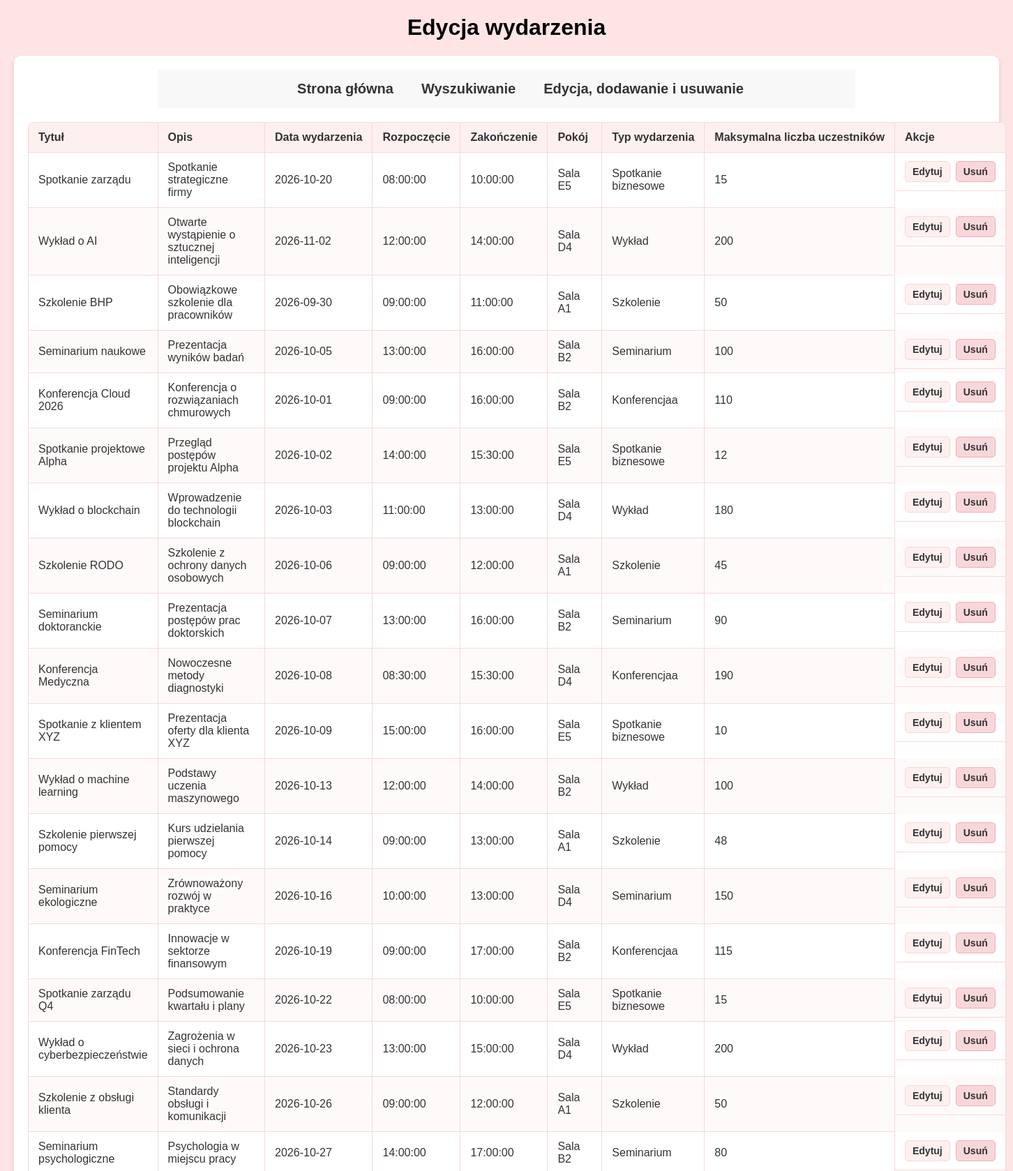
Screenshot of /events/edit.php (upper part) with the database file from the repository.
### tables this page shows
CREATE TABLE `events` (
  `id` int(11) NOT NULL,
  `title` varchar(255) NOT NULL,
  `description` varchar(255) NOT NULL,
  `event_date` date NOT NULL,
  `start_time` time NOT NULL,
  `end_time` time NOT NULL,
  `room_id` int(11) NOT NULL,
  `event_type_id` int(11) NOT NULL,
  `max_participants` int(11) NOT NULL
);

CREATE TABLE `rooms` (
  `id` int(11) NOT NULL,
  `name` varchar(255) NOT NULL,
  `capacity` int(11) NOT NULL,
  `location` varchar(255) NOT NULL
);

CREATE TABLE `event_types` (
  `id` int(11) NOT NULL,
  `name` varchar(255) DEFAULT NULL
);

### events/edit.php (the view, shortened to what this page needs)
<?php
$conn = connectDB();
function wyswietlanie($conn) {
    $sql = "select e.id,e.title,e.description,e.event_date,e.start_time,e.end_time,r.name as room,et.name as event_type,e.max_participants from events as e
join rooms as r on e.room_id=r.id
join event_types as et on e.event_type_id=et.id;";
    $result=mysqli_query($conn, $sql);
    if(mysqli_num_rows($result) > 0) {
        while($row = mysqli_fetch_assoc($result)) {
            echo "<tr>";
            echo "<td>" . htmlspecialchars($row["title"], ENT_QUOTES, "UTF-8") . "</td>";
            echo "<td>" . htmlspecialchars($row["description"], ENT_QUOTES, "UTF-8") . "</td>";
            echo "<td>" . htmlspecialchars($row["event_date"], ENT_QUOTES, "UTF-8") . "</td>";
            echo "<td>" . htmlspecialchars($row["start_time"], ENT_QUOTES, "UTF-8") . "</td>";
            echo "<td>" . htmlspecialchars($row["end_time"], ENT_QUOTES, "UTF-8") . "</td>";
            echo "<td>" . htmlspecialchars($row["room"], ENT_QUOTES, "UTF-8") . "</td>";
            echo "<td>" . htmlspecialchars($row["event_type"], ENT_QUOTES, "UTF-8") . "</td>";
            echo "<td>" . htmlspecialchars($row["max_participants"], ENT_QUOTES, "UTF-8") . "</td>";
            echo '<td class="event-actions"><a class="table-action table-action-edit" href="edit_event.php?id=' . (int)$row["id"] . '">Edytuj</a><a class="table-action table-action-delete" href="delete.php?id=' . (int)$row["id"] . '">Usuń</a></td>';
            echo "</tr>";
        }
    } else {
        echo "<tr><td colspan='9'>Brak wydarzeń do wyświetlenia</td></tr>";
    }}
?>
<!DOCTYPE html>
<html lang="pl">
<head>
    <link rel="stylesheet" href="../style.css">
</head>
<body>
    <h1>Edycja wydarzenia</h1>
    <main>
        <header>
            <nav>
                <ul>
                    <li><a href="../index.php">Strona główna</a></li>
                    <li><a href="../search.php">Wyszukiwanie</a></li>
                    <li><a href="../edit_add_delete.php">Edycja, dodawanie i usuwanie</a></li>
                </ul>
            </nav>
        </header>
       <table class="events-table">
    <thead>
        <tr>
            <th scope="col">Tytuł</th>
            <th scope="col">Opis</th>
            <th scope="col">Data wydarzenia</th>
            <th scope="col">Rozpoczęcie</th>
            <th scope="col">Zakończenie</th>
            <th scope="col">Pokój</th>
            <th scope="col">Typ wydarzenia</th>
            <th scope="col">Maksymalna liczba uczestników</th>
            <th scope="col">Akcje</th>
        </tr>
    </thead>
    <tbody>
        <?php wyswietlanie($conn); ?>
    </tbody>
</table>
    </main>
</body>
</html>

### style.css (style rules this page uses)
* { font-family: Arial, sans-serif; }
body { background-color: #fee4e4; margin: 0; padding: 0; }
main { background-color: #fff; border-radius: 10px; padding: 20px; box-shadow: 0 4px 8px rgba(0, 0, 0, 0.1); width: min(1440px, calc(100% - 40px)); box-sizing: border-box; margin: auto; }
header { background-color: #f8f8f8; width: min(1000px, 100%); display: flex; justify-content: center; margin: 0 auto; }
ul { display: flex; justify-content: center; }
ul li { list-style-type: none; }
ul li a { text-decoration: none; color: #333; font-weight: bold; font-size: 20px; padding: 10px 20px; border-radius: 5px; }
h1,h3 { text-align: center; }
.events-table { width: 100%; border-collapse: separate; border-spacing: 0; margin-top: 20px; border: 1px solid #f3dada; border-radius: 8px; overflow: hidden; color: #333; font-size: 16px; background-color: #fff; }
.events-table th, .events-table td { padding: 12px 14px; border-bottom: 1px solid #f3dada; border-right: 1px solid #f3dada; text-align: left; vertical-align: middle; }
.events-table th { background-color: #fff0f0; color: #333; font-weight: bold; white-space: nowrap; }
.events-table tbody tr:nth-child(even) { background-color: #fffafa; }
.events-table th:last-child, .events-table td:last-child { border-right: 0; }
.event-actions { display: flex; gap: 8px; }
.table-action { display: inline-block; padding: 6px 10px; border: 1px solid #f3dada; border-radius: 5px; color: #333; font-size: 14px; font-weight: bold; text-decoration: none; }
.table-action-edit { background-color: #fff0f0; }
.table-action-delete { background-color: #f8d7da; border-color: #f1aeb5; }

### rows the page displays
events: title "Spotkanie zarządu", description "Spotkanie strategiczne firmy", event_date "2026-10-20", start_time "08:00:00", end_time "10:00:00", room.name "Sala E5", event_type.name "Spotkanie biznesowe", max_participants "15"
events: title "Wykład o AI", description "Otwarte wystąpienie o sztucznej inteligencji", event_date "2026-11-02", start_time "12:00:00", end_time "14:00:00", room.name "Sala D4", event_type.name "Wykład", max_participants "200"
events: title "Szkolenie BHP", description "Obowiązkowe szkolenie dla pracowników", event_date "2026-09-30", start_time "09:00:00", end_time "11:00:00", room.name "Sala A1", event_type.name "Szkolenie", max_participants "50"
events: title "Seminarium naukowe", description "Prezentacja wyników badań", event_date "2026-10-05", start_time "13:00:00", end_time "16:00:00", room.name "Sala B2", event_type.name "Seminarium", max_participants "100"
events: title "Konferencja Cloud 2026", description "Konferencja o rozwiązaniach chmurowych", event_date "2026-10-01", start_time "09:00:00", end_time "16:00:00", room.name "Sala B2", event_type.name "Konferencjaa", max_participants "110"
events: title "Spotkanie projektowe Alpha", description "Przegląd postępów projektu Alpha", event_date "2026-10-02", start_time "14:00:00", end_time "15:30:00", room.name "Sala E5", event_type.name "Spotkanie biznesowe", max_participants "12"
events: title "Wykład o blockchain", description "Wprowadzenie do technologii blockchain", event_date "2026-10-03", start_time "11:00:00", end_time "13:00:00", room.name "Sala D4", event_type.name "Wykład", max_participants "180"
events: title "Szkolenie RODO", description "Szkolenie z ochrony danych osobowych", event_date "2026-10-06", start_time "09:00:00", end_time "12:00:00", room.name "Sala A1", event_type.name "Szkolenie", max_participants "45"
events: title "Seminarium doktoranckie", description "Prezentacja postępów prac doktorskich", event_date "2026-10-07", start_time "13:00:00", end_time "16:00:00", room.name "Sala B2", event_type.name "Seminarium", max_participants "90"
events: title "Konferencja Medyczna", description "Nowoczesne metody diagnostyki", event_date "2026-10-08", start_time "08:30:00", end_time "15:30:00", room.name "Sala D4", event_type.name "Konferencjaa", max_participants "190"
events: title "Spotkanie z klientem XYZ", description "Prezentacja oferty dla klienta XYZ", event_date "2026-10-09", start_time "15:00:00", end_time "16:00:00", room.name "Sala E5", event_type.name "Spotkanie biznesowe", max_participants "10"
events: title "Wykład o machine learning", description "Podstawy uczenia maszynowego", event_date "2026-10-13", start_time "12:00:00", end_time "14:00:00", room.name "Sala B2", event_type.name "Wykład", max_participants "100"
events: title "Szkolenie pierwszej pomocy", description "Kurs udzielania pierwszej pomocy", event_date "2026-10-14", start_time "09:00:00", end_time "13:00:00", room.name "Sala A1", event_type.name "Szkolenie", max_participants "48"
events: title "Seminarium ekologiczne", description "Zrównoważony rozwój w praktyce", event_date "2026-10-16", start_time "10:00:00", end_time "13:00:00", room.name "Sala D4", event_type.name "Seminarium", max_participants "150"
events: title "Konferencja FinTech", description "Innowacje w sektorze finansowym", event_date "2026-10-19", start_time "09:00:00", end_time "17:00:00", room.name "Sala B2", event_type.name "Konferencjaa", max_participants "115"
events: title "Spotkanie zarządu Q4", description "Podsumowanie kwartału i plany", event_date "2026-10-22", start_time "08:00:00", end_time "10:00:00", room.name "Sala E5", event_type.name "Spotkanie biznesowe", max_participants "15"
events: title "Wykład o cyberbezpieczeństwie", description "Zagrożenia w sieci i ochrona danych", event_date "2026-10-23", start_time "13:00:00", end_time "15:00:00", room.name "Sala D4", event_type.name "Wykład", max_participants "200"
events: title "Szkolenie z obsługi klienta", description "Standardy obsługi i komunikacji", event_date "2026-10-26", start_time "09:00:00", end_time "12:00:00", room.name "Sala A1", event_type.name "Szkolenie", max_participants "50"
events: title "Seminarium psychologiczne", description "Psychologia w miejscu pracy", event_date "2026-10-27", start_time "14:00:00", end_time "17:00:00", room.name "Sala B2", event_type.name "Seminarium", max_participants "80"
